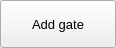
<?xml version="1.0" encoding="UTF-8"?>
<ui version="4.0">
 <class>AddGateButton</class>
 <widget class="QWidget" name="AddGateButton">
  <property name="geometry">
   <rect>
    <x>0</x>
    <y>0</y>
    <width>116</width>
    <height>48</height>
   </rect>
  </property>
  <property name="minimumSize">
   <size>
    <width>48</width>
    <height>48</height>
   </size>
  </property>
  <property name="windowTitle">
   <string>Form</string>
  </property>
  <layout class="QVBoxLayout" name="verticalLayout">
   <property name="spacing">
    <number>0</number>
   </property>
   <property name="leftMargin">
    <number>0</number>
   </property>
   <property name="topMargin">
    <number>0</number>
   </property>
   <property name="rightMargin">
    <number>0</number>
   </property>
   <property name="bottomMargin">
    <number>0</number>
   </property>
   <item>
    <widget class="QPushButton" name="addButton">
     <property name="minimumSize">
      <size>
       <width>48</width>
       <height>48</height>
      </size>
     </property>
     <property name="font">
      <font>
       <pointsize>10</pointsize>
      </font>
     </property>
     <property name="text">
      <string>Add gate</string>
     </property>
     <property name="icon">
      <iconset resource="../../resources.qrc">
       <normaloff>:/icons/resources/icons/arrows_plus.png</normaloff>:/icons/resources/icons/arrows_plus.png</iconset>
     </property>
     <property name="iconSize">
      <size>
       <width>24</width>
       <height>24</height>
      </size>
     </property>
    </widget>
   </item>
  </layout>
 </widget>
 <resources>
  <include location="../../resources.qrc"/>
 </resources>
 <connections/>
</ui>
